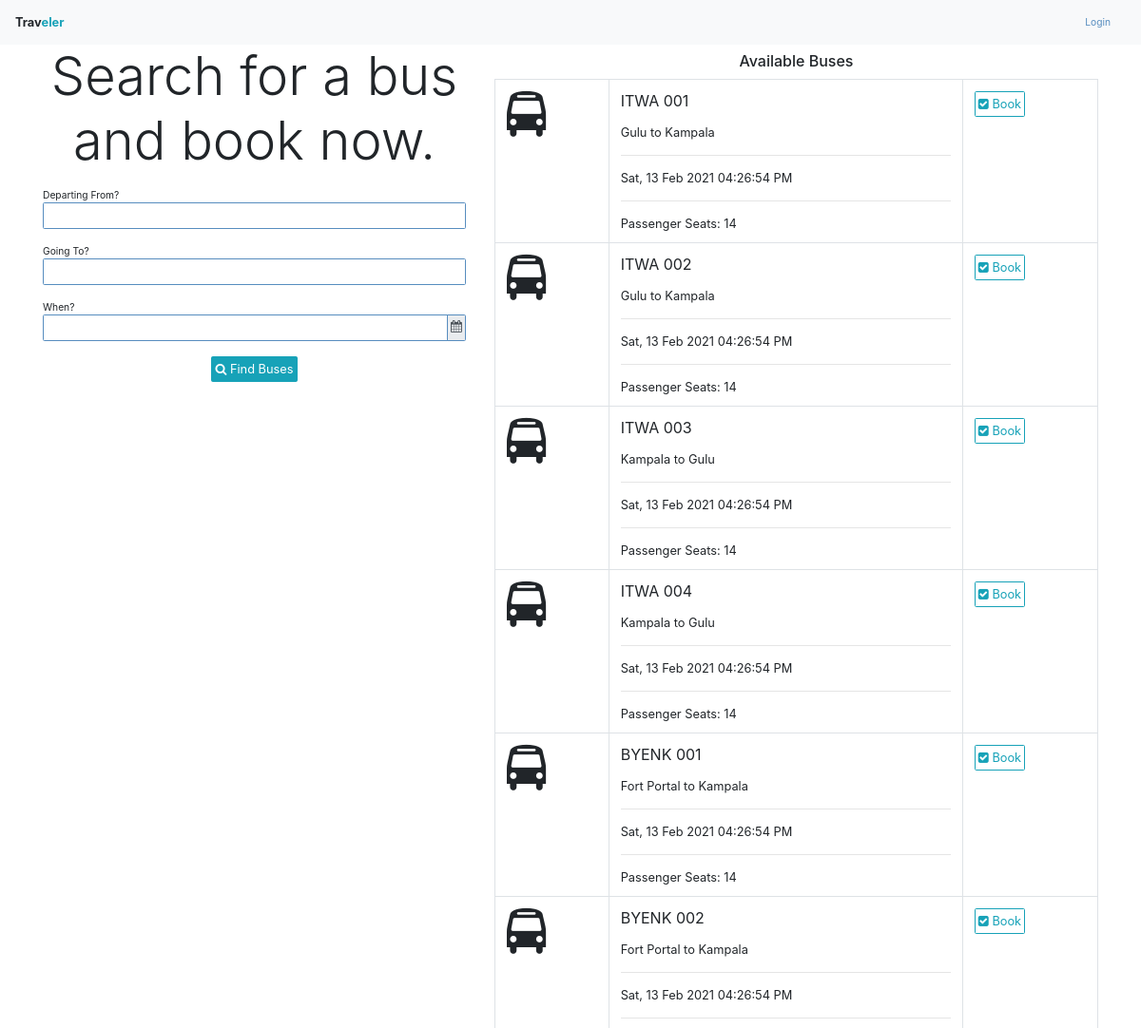
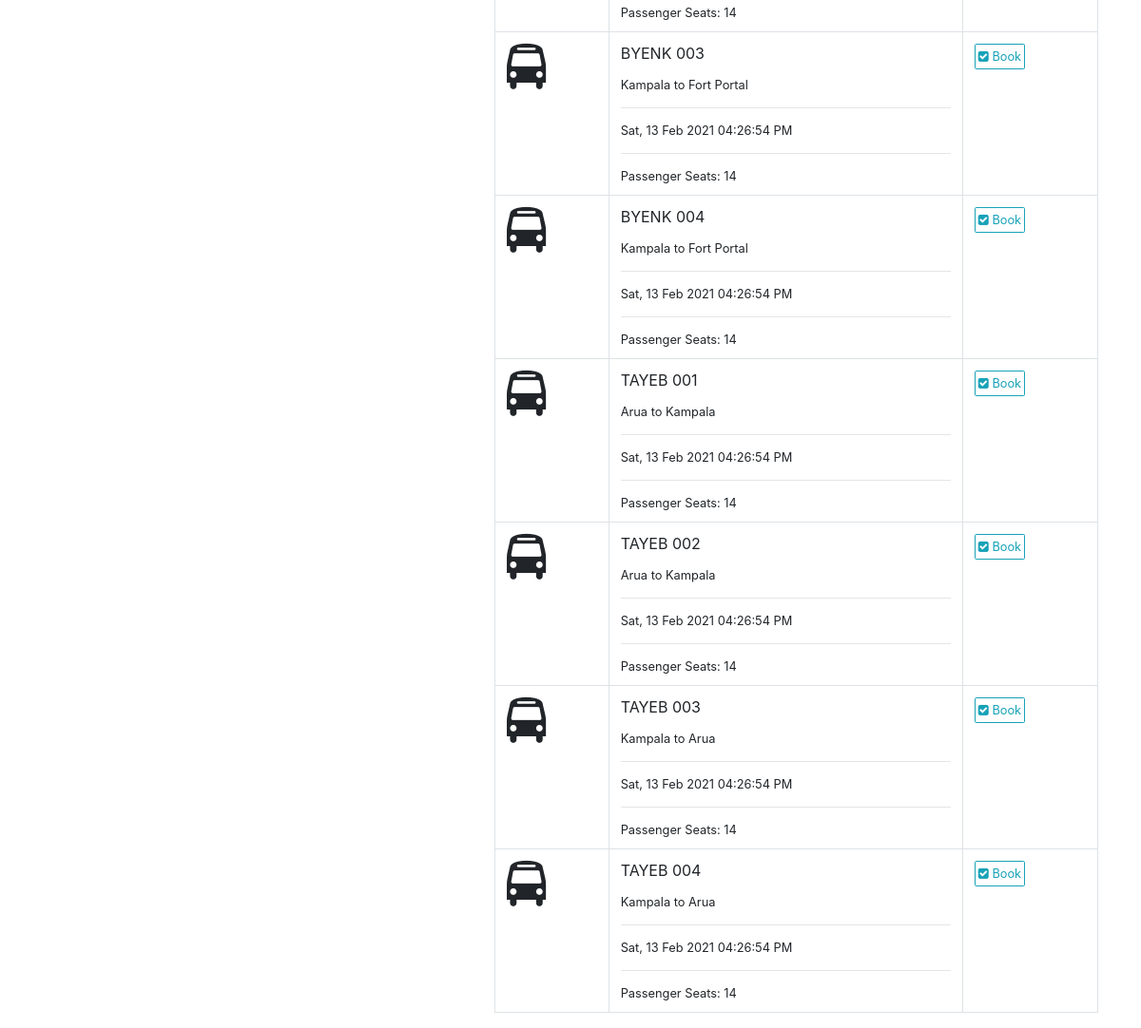
The page /bus/search on the database as committed earlier (2 pictures, top to bottom).
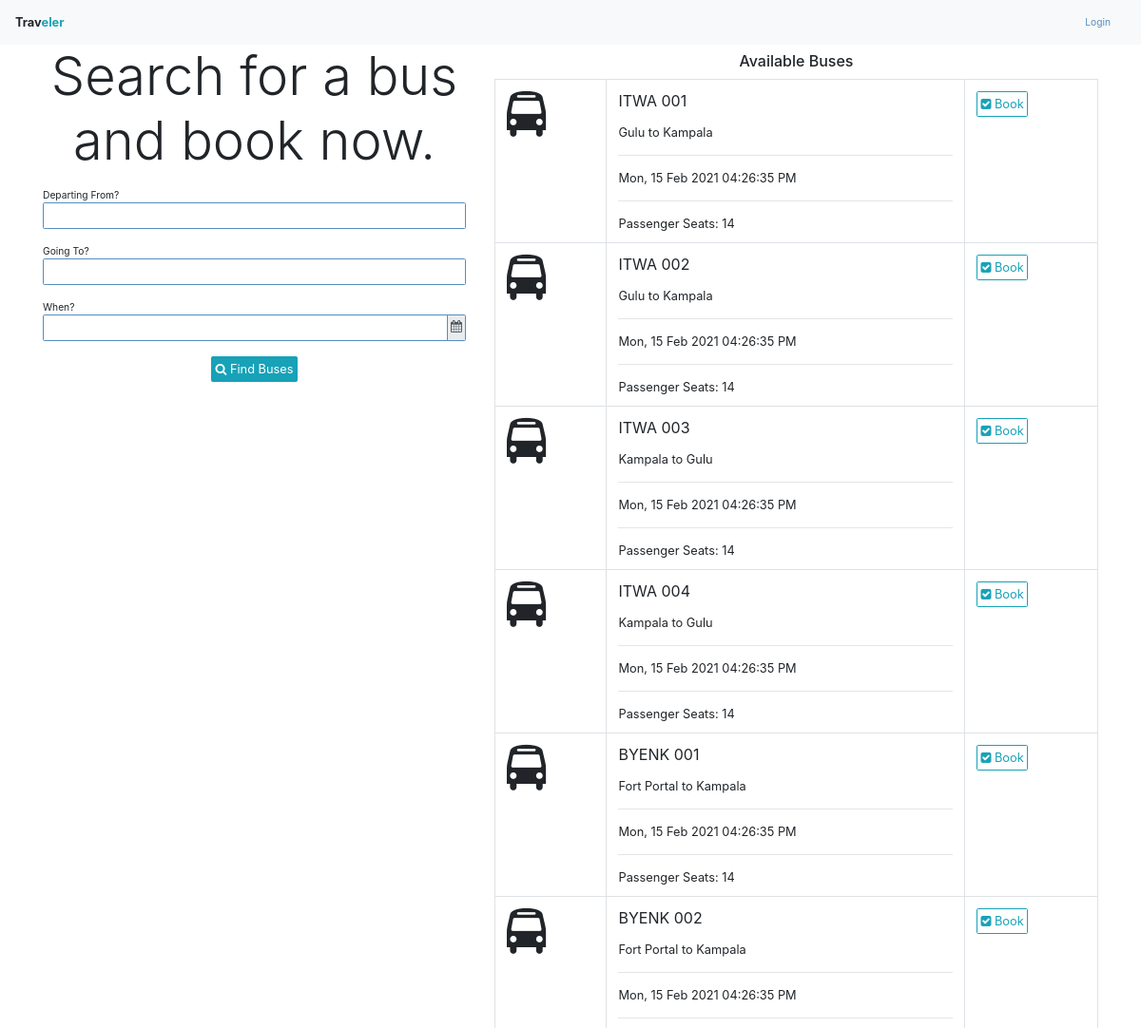
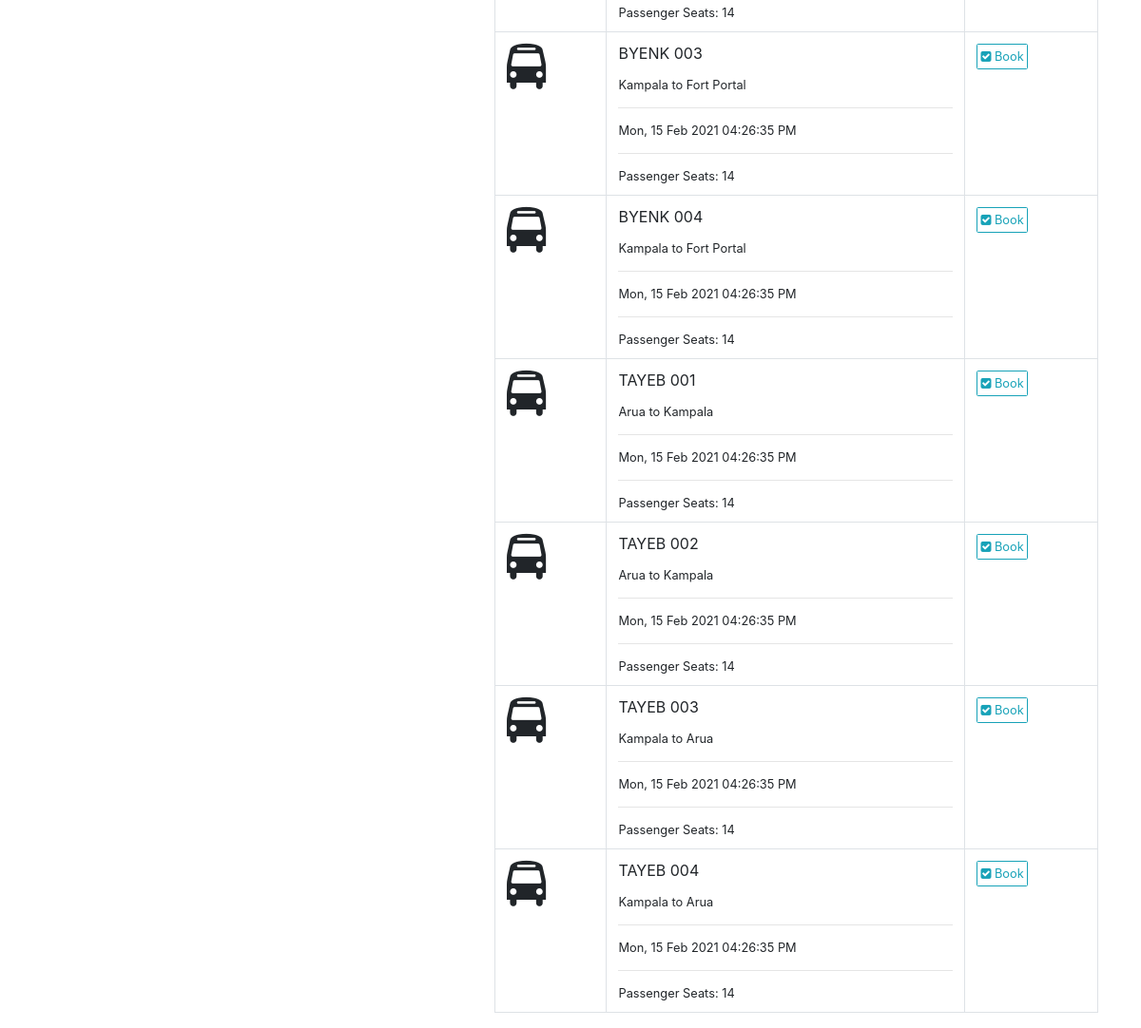
The same page on the database as committed later (2 pictures, top to bottom).
### app/models/models.py (models this page shows, shortened)
class Bus(db.Model):
    id = db.Column(db.Integer, primary_key=True)
    number = db.Column(db.String(16))
    columns = db.Column(db.Integer)
    rows = db.Column(db.Integer)
    broadcast = db.Column(db.Boolean)
    departure_time = db.Column(db.DateTime)
    schedule_cancelled_reason = db.Column(db.String(1024))
    booking_deadline = db.Column(db.DateTime)
    free_bus_time = db.Column(db.DateTime)
    branch_id = db.Column(db.Integer, db.ForeignKey("branch.id"))
    company_id = db.Column(db.Integer, db.ForeignKey("company.id"))
    status_id = db.Column(db.Integer, db.ForeignKey("status.id"))
    journey_id = db.Column(db.Integer, db.ForeignKey("journey.id"))
    grids = db.relationship("Grid", backref="bus", cascade="delete", lazy="dynamic")
    bookings = db.relationship("Booking", backref="bus")
    payments = db.relationship("Payment", backref="bus")
    def seats(self):
        return list(filter(lambda grid:grid.grid_type==1, self.grids))

class Journey(db.Model):
    id = db.Column(db.Integer, primary_key=True)
    from_ = db.Column(db.String(64))
    to = db.Column(db.String(64))
    distance = db.Column(db.Float)
    duration = db.Column(db.Float)
    branch_id = db.Column(db.Integer, db.ForeignKey("branch.id"))
    buses = db.relationship("Bus", backref="journey")
    pickups = db.relationship("Pickup", backref="journey")
    pricings = db.relationship("Pricing", backref="journey")
    payments = db.relationship("Payment", backref="journey")
    def __str__(self):
        return f"{self.from_} to {self.to}"

### app/WEB/views/bus.py (the view)
@bus_bp.route("/search", methods=["GET"])
def search_buses():
	search_buses_form = SearchBusesForm(request.args)
	from_ = None
	to = None
	departure_time = None
	if search_buses_form.validate():
		data = search_buses_form.data
		from_ = data.get("from_")
		to = data.get("to")
		departure_time = data.get("departure_time")
	buses = find_buses(from_=from_, to=to, departure_time=departure_time)
	if departure_time:
		search_buses_form.departure_time.data = departure_time.strftime(app.config.get("TIME_FORMAT"))
	template = "index/search-buses-results.html"
	if current_user.is_authenticated:
		template = "bus/passenger-buses.html"
	return render_template(template, buses=buses, search_buses_form=search_buses_form)

### app/WEB/forms/bus.py (shortened to what this page needs)
class SearchBusesForm(FlaskForm):
	UTC_offset = StringField(widget=HiddenInput())
	from_ = StringField("Departing From?", validators=[])
	to = StringField("Going To?", validators=[])
	departure_time = StringField("When?", validators=[])
	submit = SubmitField('Find Bus')
	def __init__(self, *args, **kwargs):
		super().__init__(*args, **kwargs)
		self.datetime_format = app.config.get("TIME_FORMAT")
	def validate_departure_time(form, field):
		departure_time = field.data

### app/WEB/context_processors.py (called while the page is built)
@app.context_processor
def application():
	return  {
		"HOST": app.config.get("HOST_ADDRESS")
	}

@app.context_processor
def company():
	context = dict()
	if current_user.is_authenticated:
		context["profile"] = current_user.profile
		branch = current_user.profile.branch
		if branch:
			context["branch"] = branch
			context["company"] = branch.company
	return context

### app/WEB/template_filters.py (called while the page is built)
def datetimeformat(value, format='%H:%M / %d-%m-%Y'):
	if isinstance(value, datetime):
		return value.strftime(format)

### app/helpers/datetimes.py (called while the page is built)
def now():
	return datetime.datetime.now().astimezone(timezone)

### app/utils.py (called while the page is built, shortened)
def find_buses(from_=None, to=None, departure_time=None, company_id=None):
	journeys_query = Journey.query
	if from_:
	    journeys_query = journeys_query.filter(Journey.from_==from_)
	if to:
	    journeys_query = journeys_query.filter(Journey.to==to)
	journeys = journeys_query.all()
	buses_query = Bus.query.filter(Bus.journey_id.in_([journey.id for journey in journeys]), Bus.booking_deadline > now())
	if company_id:
	    buses_query = buses_query.filter_by(company_id=company_id)
	return buses_query.all()

### app/templates/index/search-buses-results.html
{% extends 'index/home-base.html' %}
{% block content %}
<div class="container">
	<div class="row">
		<div class="col-md-5">
			{% include 'index/search-buses-form.html' %}
		</div>
		<div class="col-md-7">
			{% include 'index/available-buses.html' %}
		</div>
	</div>
</div>
{% endblock %}

### app/templates/index/home-base.html
{% extends 'base.html' %}
{% block body %}
<div class="container-fluid p-0">
	<div class="nav navbar navbar-light bg-light">
		<strong>Trav<span class="text-info">eler</span></strong>
		{% block nav_options %}
			<a href="{{ url_for('index.login') }}" class="nav-link"><small>Login</small></a>
		{% endblock %}
	</div>
	{% block content %}
	{% endblock %}
</div>
{% endblock %}

### app/templates/base.html (shortened to what this page needs)
<html>
	<head>
		<link rel="stylesheet" type="text/css" href="{{ url_for('static', filename='css/bootstrap.min.css') }}">
		<link rel="stylesheet" type="text/css" href="{{ url_for('static', filename='css/cropper.min.css') }}">
		<link rel="stylesheet" type="text/css" href="{{ url_for('static', filename='css/tempusdominus-bootstrap-4.min.css') }}">
		<link rel="stylesheet" type="text/css" href="{{ url_for('static', filename='css/style.css') }}">
		<link rel="stylesheet" type="text/css" href="{{ url_for('static', filename='css/font-awesome.min.css') }}">
	</head>
	<body>
		{% block body %}
		{% endblock %}
	</body>
</html>

### app/templates/index/search-buses-form.html (shortened to what this page needs)
{% from 'helpers.html' import render_string_field, render_UTC_field, render_datetime_field %}
<p class="display-4 text-center">Search for a bus and book now.</p>
<div class="login-content">
<form method="GET" action="{{ url_for('bus.search_buses') }}" >
	{{ render_string_field(search_buses_form.from_) }}
	{{ render_string_field(search_buses_form.to) }}
	{{ render_datetime_field(search_buses_form.departure_time, "departure-time-datetimepicker") }}
	<div align="center" class="border-0">
		<button class="btn btn-info"><span class="fa fa-search"></span> Find Buses</button>
	</div>
</form>
</div>

### app/templates/helpers.html (shortened to what this page needs)
{% macro render_string_field(field) %}
	<div class='form-group'>
		<small>{{field.label.text}}</small>
		{% if field.errors %}
			{{ field(class="form-control is-invalid", **kwargs)|safe }}
			<div class="invalid-feedback">
				{% for error in field.errors %}
					{{ error }}
				{% endfor %}
			</div>
		{% else %}
		{{ field(class="form-control", **kwargs)|safe }}
		{% endif %}
	</div>
{% endmacro %}
{% macro render_datetime_field(field, datetimepicker_id, datetime_format="MMMM DD YYYY, hh:mm A") %}
	<div class="form-group">
		<small>{{field.label.text}}</small>
		{% if field.errors %}
			<div class="input-group date" id="{{datetimepicker_id}}" data-target-input="nearest">
				{{ field(type="text", class="form-control is-invalid datetimepicker-input", data_target="#{{datetimepicker_id}}", **kwargs)|safe }}
				<div class="input-group-append" data-target="#{{datetimepicker_id}}" data-toggle="datetimepicker">
					<div class="input-group-text">
						<i class="fa fa-calendar"></i>
					</div>
				</div>
				<div class="invalid-feedback">
					{% for error in field.errors %}
						{{ error }}
					{% endfor %}
				</div>
			</div>
		{% else %}
		<div class="input-group date" id="{{datetimepicker_id}}" data-target-input="nearest">
			{{ field(type="text", class="form-control datetimepicker-input", data_target='#'+datetimepicker_id, **kwargs)|safe }}
			<div class="input-group-append" data-target="#{{datetimepicker_id}}" data-toggle="datetimepicker">
				<div class="input-group-text">
					<i class="fa fa-calendar"></i>
				</div>
			</div>
		</div>
		{% endif %}
	</div>
{% endmacro %}

### app/templates/index/available-buses.html
<h5 class="p-2 m-0 text-center">Available Buses</h5>
<table class="table table-responsive-sm border">
    <tbody>
        {% for bus in buses %}
            <tr>
                <td>
                	<span class="fa fa-bus fa-3x"></span>
                </td>
                <td class="border m-auto">
                    <p>{{bus.number}}</p>
                    <small>{{bus.journey}}</small>
                    <hr>
                    <small>{{bus.departure_time|datetimeformat('%a, %d %b %Y %r')}}</small>
                    <hr>
                    <small>Passenger Seats: {{bus.seats()|length}} </small>
                </td>
                <td><a href="{{url_for('bus.get_passenger_bus', bus_id=bus.id)}}" class='btn btn-outline-info'><span class="fa fa-check-square"></span> Book</a></td>
            </tr>
        {% else %}
            <div class="container" align="center">
                <p class="display-5 text-muted p-2">No Buses Available!</p>
            </div>
        {% endfor %}
    </tbody>
</table>

### app/static/css/style.css (style rules this page uses)
.login-content { max-width: 510px; margin: 2vh auto; }

Rows that differ between the two databases and show on the page:
changed Bus "ITWA 001": departure_time "Sat, 13 Feb 2021 04:26:54 PM" → "Mon, 15 Feb 2021 04:26:35 PM"
changed Bus "ITWA 002": departure_time "Sat, 13 Feb 2021 04:26:54 PM" → "Mon, 15 Feb 2021 04:26:35 PM"
changed Bus "ITWA 003": departure_time "Sat, 13 Feb 2021 04:26:54 PM" → "Mon, 15 Feb 2021 04:26:35 PM"
changed Bus "ITWA 004": departure_time "Sat, 13 Feb 2021 04:26:54 PM" → "Mon, 15 Feb 2021 04:26:35 PM"
changed Bus "BYENK 001": departure_time "Sat, 13 Feb 2021 04:26:54 PM" → "Mon, 15 Feb 2021 04:26:35 PM"
changed Bus "BYENK 002": departure_time "Sat, 13 Feb 2021 04:26:54 PM" → "Mon, 15 Feb 2021 04:26:35 PM"
changed Bus "BYENK 003": departure_time "Sat, 13 Feb 2021 04:26:54 PM" → "Mon, 15 Feb 2021 04:26:35 PM"
changed Bus "BYENK 004": departure_time "Sat, 13 Feb 2021 04:26:54 PM" → "Mon, 15 Feb 2021 04:26:35 PM"
changed Bus "TAYEB 001": departure_time "Sat, 13 Feb 2021 04:26:54 PM" → "Mon, 15 Feb 2021 04:26:35 PM"
changed Bus "TAYEB 002": departure_time "Sat, 13 Feb 2021 04:26:54 PM" → "Mon, 15 Feb 2021 04:26:35 PM"
changed Bus "TAYEB 003": departure_time "Sat, 13 Feb 2021 04:26:54 PM" → "Mon, 15 Feb 2021 04:26:35 PM"
changed Bus "TAYEB 004": departure_time "Sat, 13 Feb 2021 04:26:54 PM" → "Mon, 15 Feb 2021 04:26:35 PM"
